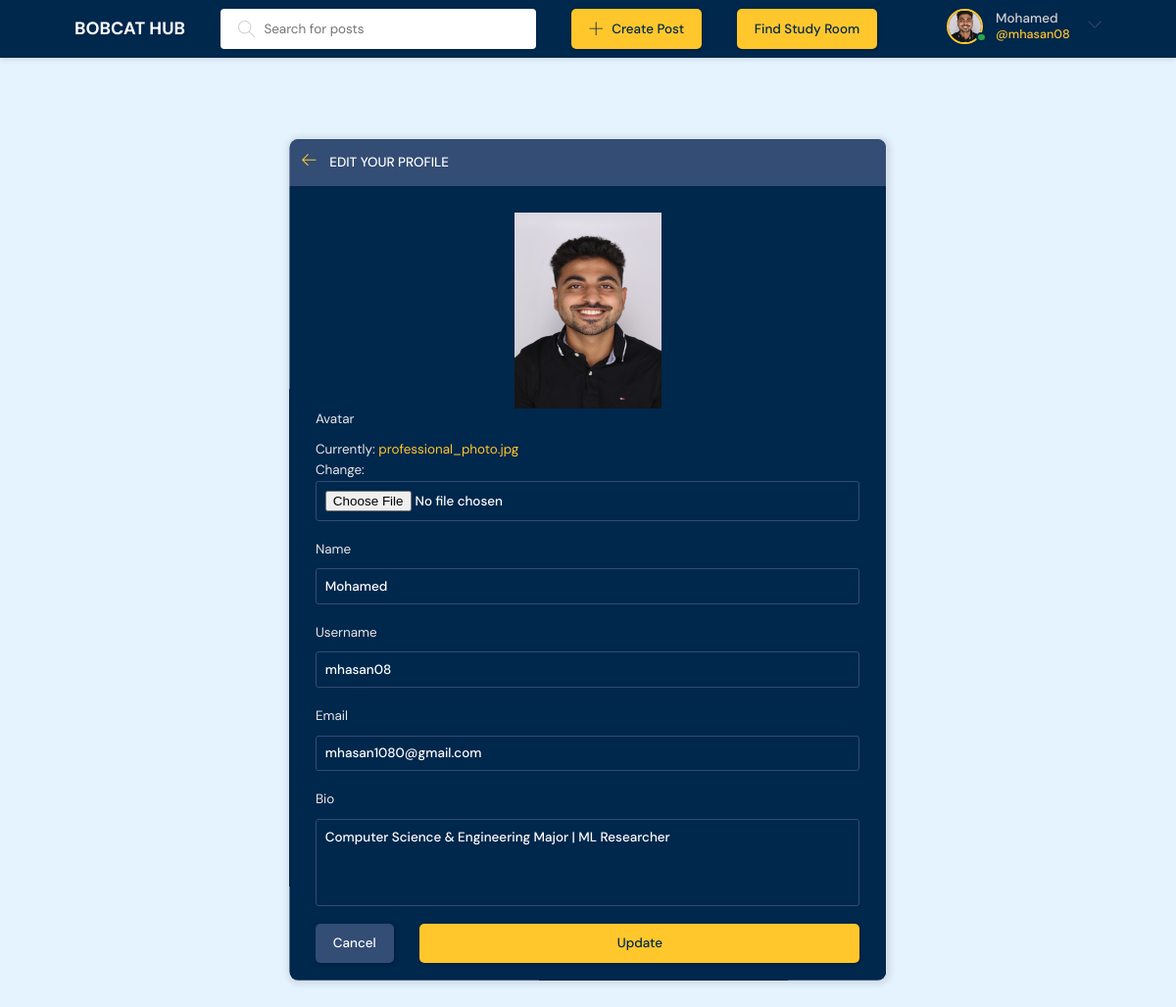
Screenshot of /update-user/ (signed in) with the database file from the repository.
### base/models.py (models this page shows)
class User(AbstractUser):
    name = models.CharField(max_length=200, null=True)
    email = models.EmailField(unique=True, null=True)
    bio = models.TextField(null=True)
    avatar = models.ImageField(null=True, default="avatar.svg")
    USERNAME_FIELD = 'email'
    REQUIRED_FIELDS = []
    objects = UserManager()  # Attach custom UserManager here

### base/views.py (the view)
# urls.py: path('update-user/', views.updateUser, name="update-user"),
@login_required(login_url='login')
def updateUser(request):
    user = request.user
    form = UserForm(instance=user)
    if request.method == 'POST':
        form = UserForm(request.POST, request.FILES, instance=user)
        if form.is_valid():
            form.save()
            messages.success(request, 'User account was updated!')
            return redirect('user-profile', pk=user.id)
    return render(request, 'base/update-user.html', {'form': form})

### base/forms.py
class UserForm(ModelForm):
    class Meta:
        model = User
        fields = ['avatar', 'name', 'username', 'email', 'bio']

### base/templates/base/update-user.html (shortened to what this page needs)
{% extends 'main.html' %}
{% block content %}
<main class="update-account layout">
  <div class="container">
    <div class="layout__box" style="overflow: auto">
      <div class="layout__boxHeader">
        <div class="layout__boxTitle">
          <a href="{% url 'home' %}">
            <svg version="1.1" xmlns="http://www.w3.org/2000/svg" width="32" height="32" viewBox="0 0 32 32">
              <title>arrow-left</title>
              <path
                d="M13.723 2.286l-13.723 13.714 13.719 13.714 1.616-1.611-10.96-10.96h27.625v-2.286h-27.625l10.965-10.965-1.616-1.607z">
              </path>
            </svg>
          </a>
          <h3>Edit your profile</h3>
        </div>
      </div>
      <div class="layout__body">
        <form class="form" action="" method="POST" enctype="multipart/form-data">
            <img src="{{request.user.avatar.url}}" style="width: 150px; height: 200px; margin: 0 auto; display: block;"
             />
          {% for field in form %}
          <div class="form__group">
            <label for="profile_pic">{{field.label}}</label>
            {{field}}
          </div>
          {% endfor %}
          <div class="form__action">
            <a class="btn btn--dark" href="{% url 'home' %}">Cancel</a>
            <button class="btn btn--main" type="submit" style="width: 100%; display: block;"
            >Update</button>
          </div>
        </form>
      </div>
    </div>
  </div>
</main>
{% endblock content %}

### templates/navbar.html (shortened to what this page needs)
{% load static %}
<header class="header header--loggedIn">
  <div class="container">
    <div class="header_top_elements">
      <a href="{% url 'home' %}" class="header__logo">
        <h1>BOBCAT HUB</h1>
      </a>
      <form class="header__search" method="GET" action="{% url 'home' %}">
        <label>
          <input name="q" placeholder="Search for posts"/>
        </label>
      </form>
      <a class="btn btn--main" href="{% url 'create-room' %}">
        <svg version="1.1" xmlns="http://www.w3.org/2000/svg" width="32" height="32" viewBox="0 0 32 32">
          <title>add</title>
          <path d="M16.943 0.943h-1.885v14.115h-14.115v1.885h14.115v14.115h1.885v-14.115h14.115v-1.885h-14.115v-14.115z"></path>
        </svg>
        Create Post
      </a>
      <a class="btn btn--main" href="{% url 'study-room' %}">
        Find Study Room
      </a>
      <nav class="header__menu">
        {% if request.user.is_authenticated %}
        <div class="header__user">
          <a href="{% url 'user-profile' pk=request.user.pk %}">
            <div class="avatar avatar--medium active">
              <img src="{{request.user.avatar.url}}" />
            </div>
            <p>{{request.user.name}} <span>@{{request.user.username}}</span></p>
          </a>
          <button class="dropdown-button">
            <svg version="1.1" xmlns="http://www.w3.org/2000/svg" width="32" height="32" viewBox="0 0 32 32">
              <title>chevron-down</title>
              <path d="M16 21l-13-13h-3l16 16 16-16h-3l-13 13z"></path>
            </svg>
          </button>
        </div>
        {% else %}
        <div class="header__user">
          <a href="{% url 'login' %}" class="btn btn--main btn--pill">Login</a>
          <a href="{% url 'register' %}" class="btn btn--main btn--pill">Sign Up</a>
        </div>
        {% endif %}
      </nav>
    </div>
  </div>
</header>

### rows the page displays
User: user.avatar (picture), user.name "Mohamed", user.username "mhasan08", form "Mohamed" "mhasan08" "mhasan1080@gmail.com" "Computer Science & Engineering Major | ML Researcher"

### other values shown
{{ field.label }} "Avatar" "Name" "Username" "Email" "Bio"
